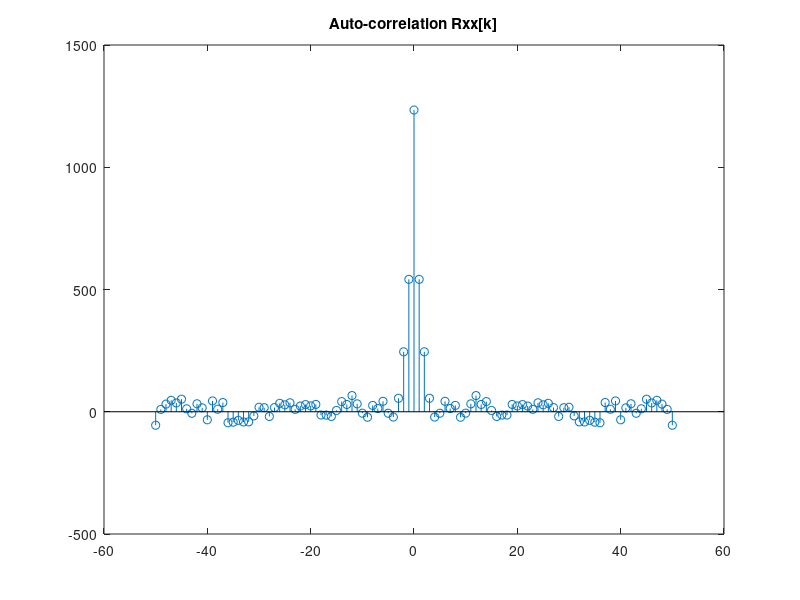
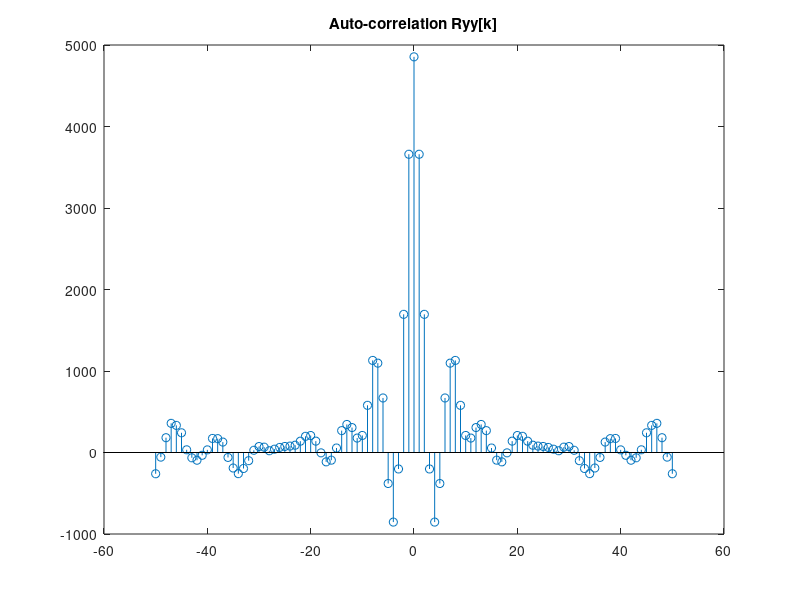
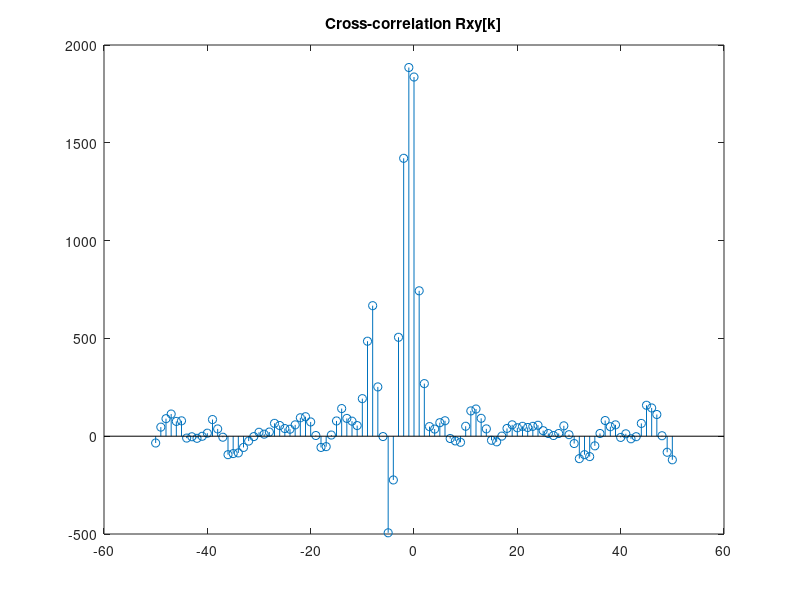
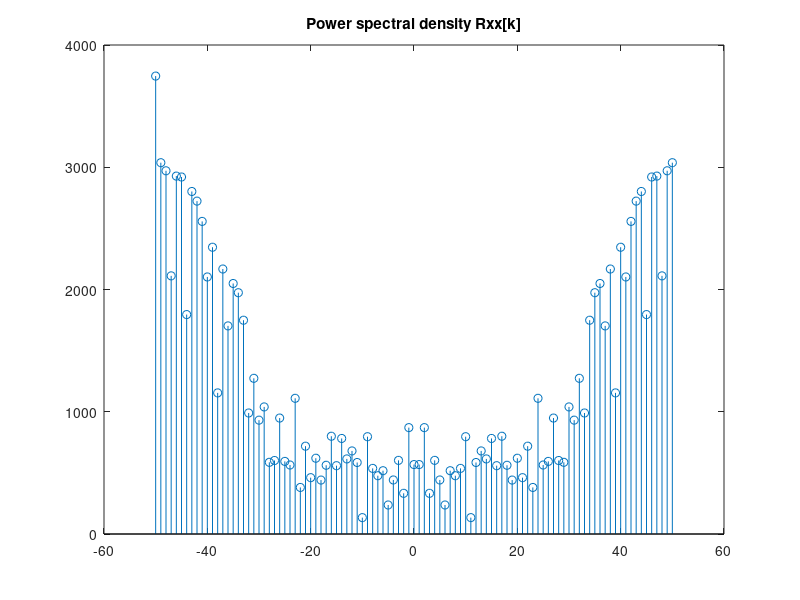

Here is the MATLAB script that generated these plots, in order:
input_output = importdata("input_output.mat");

x = input_output.x;
y = input_output.y;

lag = 50;
lag_plot = -lag:lag;

max_M = 20;

Rxx = xcorr(x, lag);
Ryy = xcorr(y, lag);
Rxy = xcorr(x, y, lag);

figure(1)
stem(lag_plot,Rxx)
title("Auto-correlation Rxx[k]")
figure(2)
stem(lag_plot,Ryy)
title("Auto-correlation Ryy[k]")
figure(3)
stem(lag_plot,Rxy)
title("Cross-correlation Rxy[k]")

fftRxx = fft(Rxx);
fftRyy = fft(Ryy);
fftRxy = fft(Rxy);

figure(4)
stem(lag_plot,abs(fftRxx))
title("Power spectral density Rxx[k]")
figure(5)
stem(lag_plot,abs(fftRyy))
title("Power spectral density Ryy[k]")

Ryx = xcorr(y, x, lag);

figure(9)
stem(lag_plot,Ryx)
title("Cross-correlation Ryx[k]")


MSE = zeros(1, max_M-1);

for M = 2:max_M
    Rxx_m = toeplitz(Rxx(lag+1:lag+1+M)); % As the function in matlab gives both sides we need to skip to lag 50 to be at 1
    Ryx_v = Ryx(lag+1:lag+M+1);

    h_est = Rxx_m \ Ryx_v;

    y_est = filter(h_est, 1, x)
    
    MSE(M-1) = immse(y_est, y)
end 

plot_M = 2:max_M
figure(6)
plot(plot_M,MSE)
title('M vs MSE')